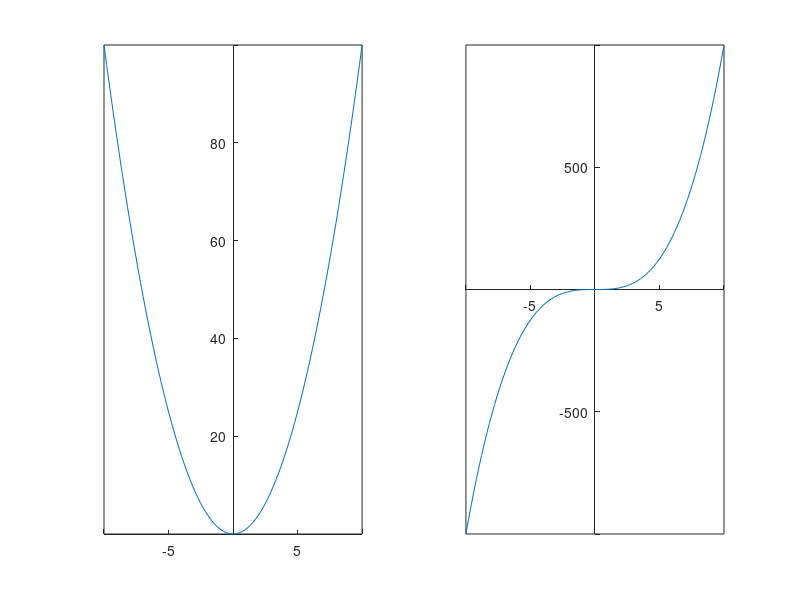

This chart was generated by the following MATLAB code:
clc;
clear;

%% create an even function that is x^2
f_even = @(x) x.^2
%% create an odd function that is x^3
f_odd = @(x) x.^3

%% create the x values [-10, 10]
x = linspace(-10, 10);

% plot the even function in the first subplot
subplot(1, 2, 1);
plot(x, f_even(x));
% Set the plot axis so that the x and y axes intersect at the origin
set(gca, 'XAxisLocation', 'origin', 'YAxisLocation', 'origin');

%% plot the odd funciton in the second subplot
subplot(1, 2, 2);
plot(x, f_odd(x));
% Set the plot axis so that the x and y axes intersect at the origin
set(gca, 'XAxisLocation', 'origin', 'YAxisLocation', 'origin');
